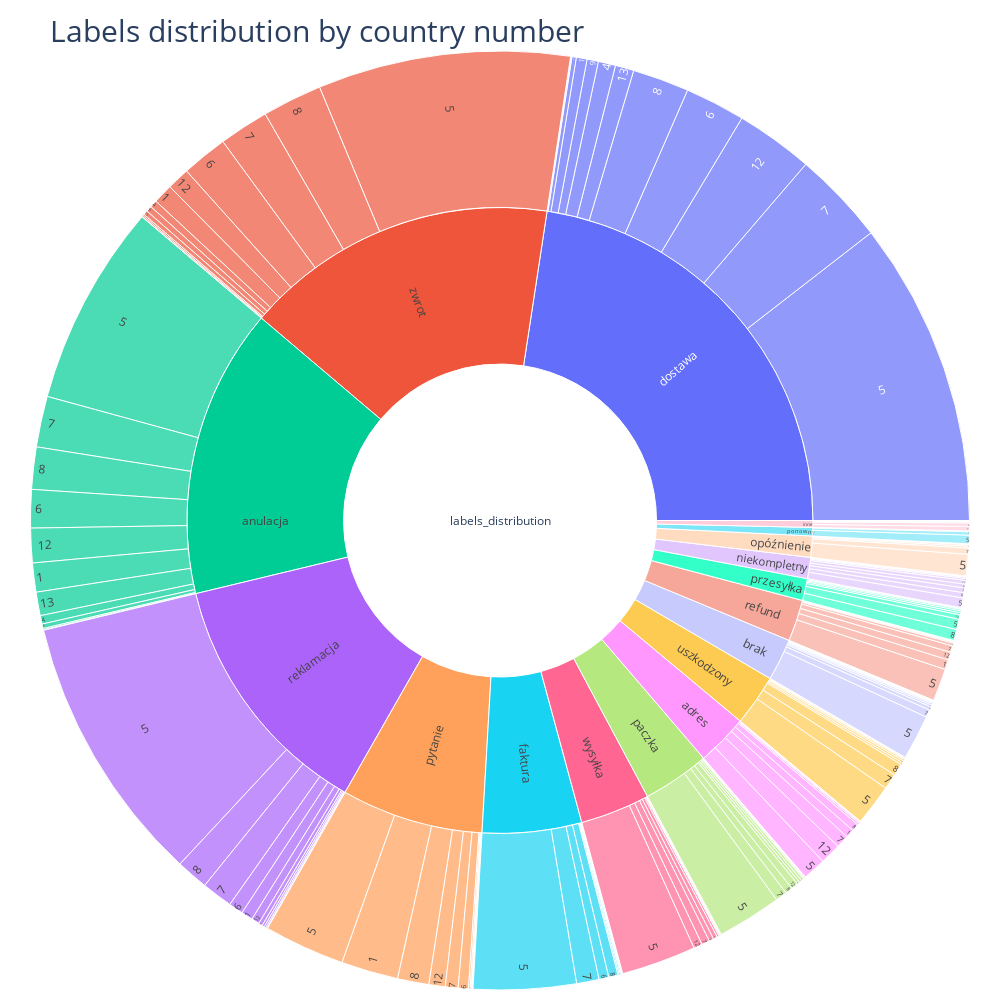

Source (notebook cell):
### Code cell
fig =go.Figure(go.Sunburst(
    ids = sunburst_df.ids,
    labels = sunburst_df.label,
    parents = sunburst_df.parent,
    values = sunburst_df.val_perc,
    branchvalues="total",
    insidetextorientation="radial",
))

fig.update_layout(
    title=dict(text="Labels distribution by country number", font=dict(size=30), automargin=True, yref='paper'),
    margin = dict(t=10, l=10, r=10, b=10),
    autosize=True,
    width=1000,
    height=1000,
)

fig.show()

### Figure 1 — Plotly figure (JSON) as saved in the notebook; plotly's stock layout.template omitted (floating-point values rounded to 4 significant figures; data arrays with more than 128 entries replaced by an {"elided": "..."} marker saying what was removed)
{"data": [{"branchvalues": "total", "ids": {"elided": "195 str values"}, "insidetextorientation": "radial", "labels": {"elided": "195 mixed values"}, "parents": {"elided": "195 str values"}, "type": "sunburst", "values": {"elided": "195 float values"}}], "layout": {"autosize": true, "height": 1000, "margin": {"b": 10, "l": 10, "r": 10, "t": 10}, "title": {"automargin": true, "font": {"size": 30}, "text": "Labels distribution by country number", "yref": "paper"}, "width": 1000}}
